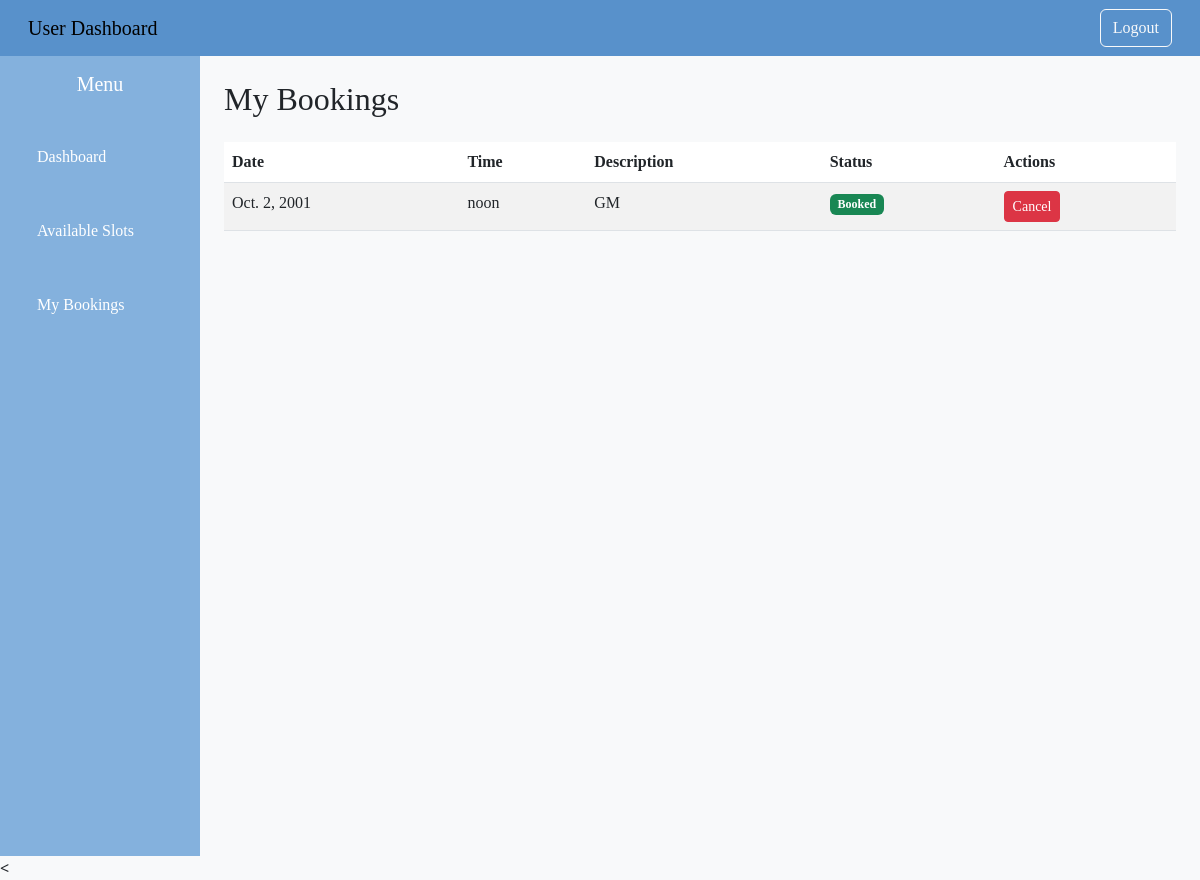
Screenshot of /my_bookings/ (signed in) with the database file from the repository.
### amsapp/models.py (models this page shows, shortened)
class Booking(models.Model):
    STATUS_CHOICES = [
        ('booked', 'Booked'),
        ('canceled', 'Canceled'),
        ('rescheduled', 'Rescheduled'),
    ]
    user = models.ForeignKey(reg_tbl, on_delete=models.CASCADE)
    slot = models.OneToOneField(Slot, on_delete=models.CASCADE)  # one booking per slot
    status = models.CharField(max_length=20, choices=STATUS_CHOICES, default='booked')
    booked_at = models.DateTimeField(auto_now_add=True)

class Slot(models.Model):
    date = models.DateField()
    time = models.TimeField()
    description = models.CharField(max_length=255)
    is_booked = models.BooleanField(default=False)

### amsapp/views.py (the view)
# urls.py: path('my_bookings/', views.my_bookings, name='my_bookings'),
def my_bookings(request):
    reg_id = request.session.get('reg_id')
    if not reg_id:
        return redirect('login')
    current_user = get_object_or_404(reg_tbl, id=reg_id)
    bookings = Booking.objects.filter(user=current_user).select_related('slot').order_by('-slot__date', '-slot__time')
    return render(request, 'my_bookings.html', {'bookings': bookings})

### amsapp/templates/my_bookings.html (shortened to what this page needs)
{% extends 'base_user.html' %}
{% block content %}
<h2 class="mb-4">My Bookings</h2>
<table class="table table-striped">
  <thead>
    <tr>
      <th>Date</th>
      <th>Time</th>
      <th>Description</th>
      <th>Status</th>
      <th>Actions</th>
    </tr>
  </thead>
  <tbody>
    {% for booking in bookings %}
      <tr id="booking-row-{{ booking.id }}">
        <td>{{ booking.slot.date }}</td>
        <td>{{ booking.slot.time }}</td>
        <td>{{ booking.slot.description }}</td>
        <td id="booking-status-{{ booking.id }}">
          {% if booking.status == 'booked' %}
            <span class="badge bg-success">Booked</span>
          {% elif booking.status == 'canceled' %}
            <span class="badge bg-danger">Canceled</span>
          {% endif %}
        </td>
        <td>
          {% if booking.status == 'booked' %}
            <button class="btn btn-sm btn-danger cancel-btn" data-booking-id="{{ booking.id }}">Cancel</button>
          {% else %}
            <span class="text-muted">No actions available</span>
          {% endif %}
        </td>
      </tr>
    {% empty %}
      <tr><td colspan="5" class="text-center">No bookings found</td></tr>
    {% endfor %}
  </tbody>
</table>
{% endblock %}

### amsapp/templates/base_user.html (style rules this page uses)
* { font-family:Georgia, 'Times New Roman', Times, serif; }
body { background-color: #f8f9fa; }

### rows the page displays
Booking: slot "Oct. 2, 2001", slot.time "noon", slot.description "GM", status "Booked"
